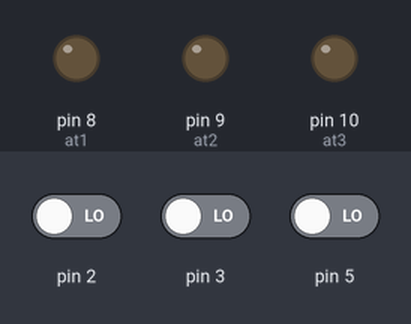
Bench run of a sketch on a simulated Arduino Uno, built with avr-gcc and run on an emulated ATmega328P. Parts: output pins drawn as LEDs (lit = HIGH). The inputs (shaded band) are chosen by the test bench; at power-on: pin 2 LOW, pin 3 LOW, pin 5 LOW.

Above: at 1.2 s.
1.3 s: pin 2 driven HIGH
At 2.1 s:
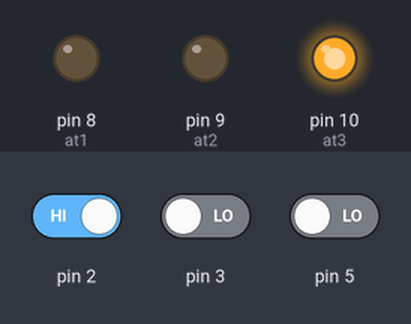
2.8 s: pin 3 driven HIGH
At 3.2 s:
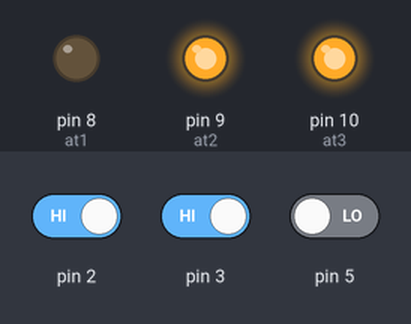
4.3 s: pin 5 driven HIGH
At 5.5 s:
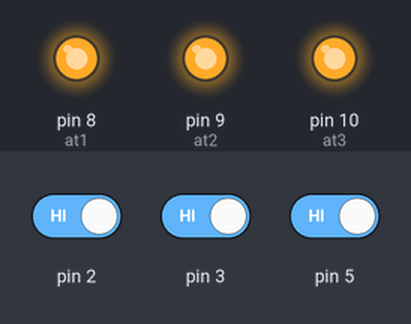
5.8 s: pin 2 driven LOW
At 6.7 s:
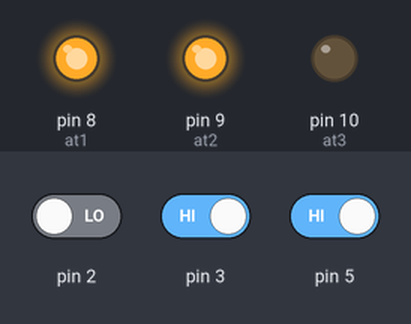
7.3 s: pin 3 driven LOW
At 7.9 s:
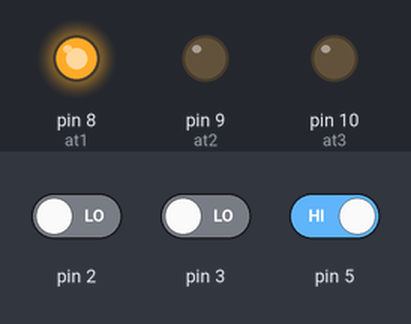
8.8 s: pin 2 driven HIGH
At 10.2 s:
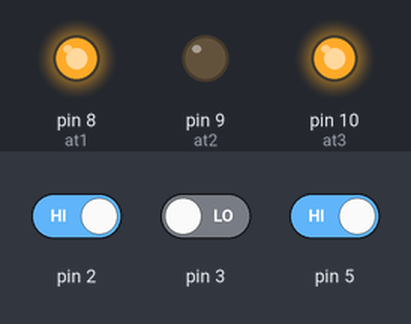
Timing chart, 0 to 11.3 s (numbered marks = the images above; inputs shaded):
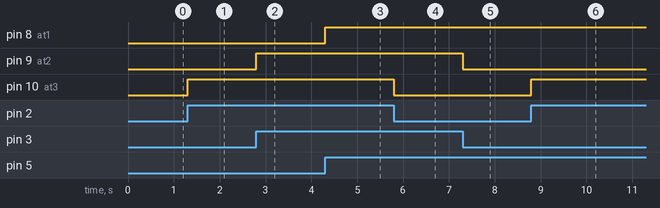

Measured:
- after the input at 1.3 s, pin 10 (at3): LOW → HIGH at once
- after the input at 2.8 s, pin 9 (at2): LOW → HIGH at once
- after the input at 4.3 s, pin 8 (at1): LOW → HIGH at once
- after the input at 5.8 s, pin 10 (at3): HIGH → LOW at once
- after the input at 7.3 s, pin 9 (at2): HIGH → LOW at once
- after the input at 8.8 s, pin 10 (at3): LOW → HIGH at once

The sketch:

sketch_dec24a.ino
```cpp
void setup() {
//  from opi
  pinMode(2, INPUT);
  pinMode(3, INPUT);
  pinMode(4, INPUT);
//  leds
  pinMode(8, OUTPUT);  // at1
  pinMode(9, OUTPUT);  // at2
  pinMode(10, OUTPUT);  // at3
}

void loop() {
  if (digitalRead(2))
    digitalWrite(10, HIGH);
  else
    digitalWrite(10, LOW);

  if (digitalRead(3))
    digitalWrite(9, HIGH);
  else
    digitalWrite(9, LOW);

  if (digitalRead(5))
    digitalWrite(8, HIGH);
  else
    digitalWrite(8, LOW);
}
```
